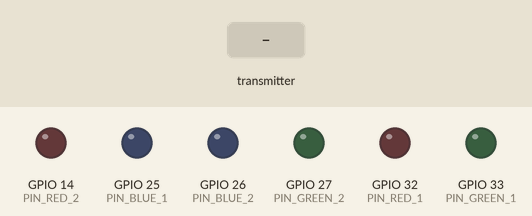
Recording of a sketch running on a simulated ESP32. Parts: output pins drawn as LEDs (lit = HIGH). The inputs (shaded band) are chosen by the test bench. WiFi joins after 1.5 s; servers stay silent unless stated.

Above: at 1.2 s.
1.3 s: the transmitter starts sending key_one = 1
At 2.3 s:
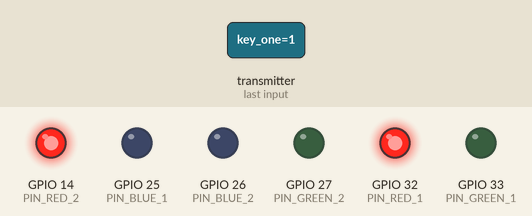
2.8 s: the transmitter starts sending key_one = 0
At 3.5 s:
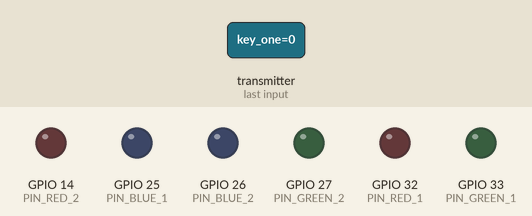
4.3 s: the transmitter starts sending key_two = 1
At 4.6 s:
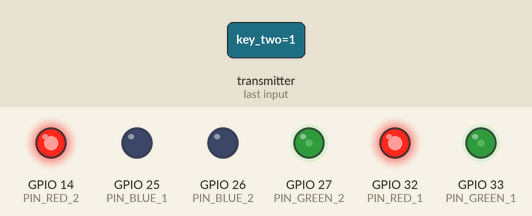
5.8 s: the transmitter starts sending key_two = 0
At 7.0 s:
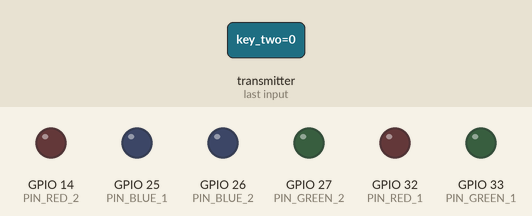
7.3 s: the transmitter starts sending key_three = 1
At 7.8 s:
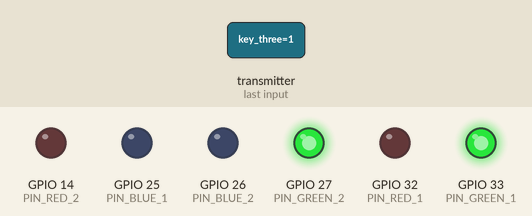
8.8 s: the transmitter starts sending key_three = 0
At 10.1 s:
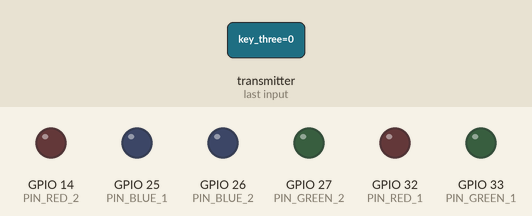
Timing chart, 0 to 11.3 s (numbered marks = the images above; inputs shaded):
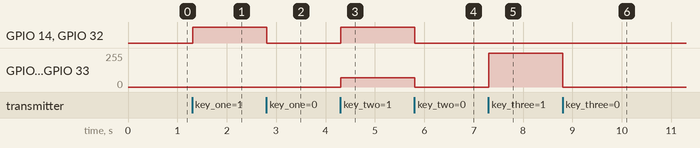

Measured:
- after the input at 1.3 s, GPIO 14 (PIN_RED_2), GPIO 32 (PIN_RED_1): LOW → HIGH at once
- after the input at 2.8 s, GPIO 14 (PIN_RED_2), GPIO 32 (PIN_RED_1): HIGH → LOW at once
- after the input at 4.3 s, GPIO 14 (PIN_RED_2), GPIO 32 (PIN_RED_1): LOW → HIGH at once; GPIO 27 (PIN_GREEN_2), GPIO 33 (PIN_GREEN_1): 0/255 → 70/255 at once
- after the input at 5.8 s, GPIO 14 (PIN_RED_2), GPIO 32 (PIN_RED_1): HIGH → LOW at once; GPIO 27 (PIN_GREEN_2), GPIO 33 (PIN_GREEN_1): 70/255 → 0/255 at once
- after the input at 7.3 s, GPIO 27 (PIN_GREEN_2), GPIO 33 (PIN_GREEN_1): 0/255 → 255/255 at once
- after the input at 8.8 s, GPIO 27 (PIN_GREEN_2), GPIO 33 (PIN_GREEN_1): 255/255 → 0/255 at once

The sketch:

box_reciever.ino
```cpp
#include <WiFi.h>
#include <esp_now.h>
#include <esp_wifi.h>

#define PIN_RED_1   32
#define PIN_GREEN_1 33
#define PIN_BLUE_1  25

#define PIN_RED_2   14
#define PIN_GREEN_2 27
#define PIN_BLUE_2  26

#define ESPNOW_WIFI_CHANNEL 6

String success;

typedef struct struct_message {
  bool key_one;
  bool key_two;
  bool key_three;
  bool key_four;
} struct_message;

struct_message incomingReadings;

volatile bool key_one = false;
volatile bool key_two = false;
volatile bool key_three = false;
volatile bool key_four = false;

// only need this on the reciever
// Serial.println(status == ESP_NOW_SEND_SUCCESS ? "Delivery Successful" : "Delivery Failed");
// if (status == 0) {
//   success = ":)";
// } else {
//   success = ":(";
// }

void OnDataRecv(const esp_now_recv_info_t *info, const uint8_t *incomingData, int len) {
  if (len != sizeof(incomingReadings)) return;
  memcpy(&incomingReadings, incomingData, sizeof(incomingReadings));

  key_one   = incomingReadings.key_one;
  key_two   = incomingReadings.key_two;
  key_three = incomingReadings.key_three;
  key_four = incomingReadings.key_four;
}

void setColor(int R, int G, int B) {
  analogWrite(PIN_RED_1,   R);
  analogWrite(PIN_GREEN_1, G);
  analogWrite(PIN_BLUE_1,  B);
  analogWrite(PIN_RED_2,   R);
  analogWrite(PIN_GREEN_2, G);
  analogWrite(PIN_BLUE_2,  B);
}

void setup() {
  setCpuFrequencyMhz(80);
  // Serial.begin(115200);

  pinMode(PIN_RED_1, OUTPUT);
  pinMode(PIN_GREEN_1, OUTPUT);
  pinMode(PIN_BLUE_1, OUTPUT);
  pinMode(PIN_RED_2, OUTPUT);
  pinMode(PIN_GREEN_2, OUTPUT);
  pinMode(PIN_BLUE_2, OUTPUT);

  WiFi.mode(WIFI_STA);
  esp_wifi_set_promiscuous(true);
  esp_wifi_set_channel(ESPNOW_WIFI_CHANNEL, WIFI_SECOND_CHAN_NONE);
  esp_wifi_set_promiscuous(false);

  if (esp_now_init() != ESP_OK) return;
  esp_wifi_set_ps(WIFI_PS_MIN_MODEM); // enable power save
  esp_now_set_wake_window(20); // listen for 20 ms
  esp_wifi_connectionless_module_set_wake_interval(200); // wake every 100ms

  esp_now_register_recv_cb(OnDataRecv);
}

void loop() {
  if (key_one)        setColor(255, 0, 0);
  else if (key_two)   setColor(255, 70, 0);
  else if (key_three) setColor(0, 255, 0);
  else if (key_four)  setColor(0, 20, 255);
  else                setColor(0, 0, 0);
  delay(10);
}
```
